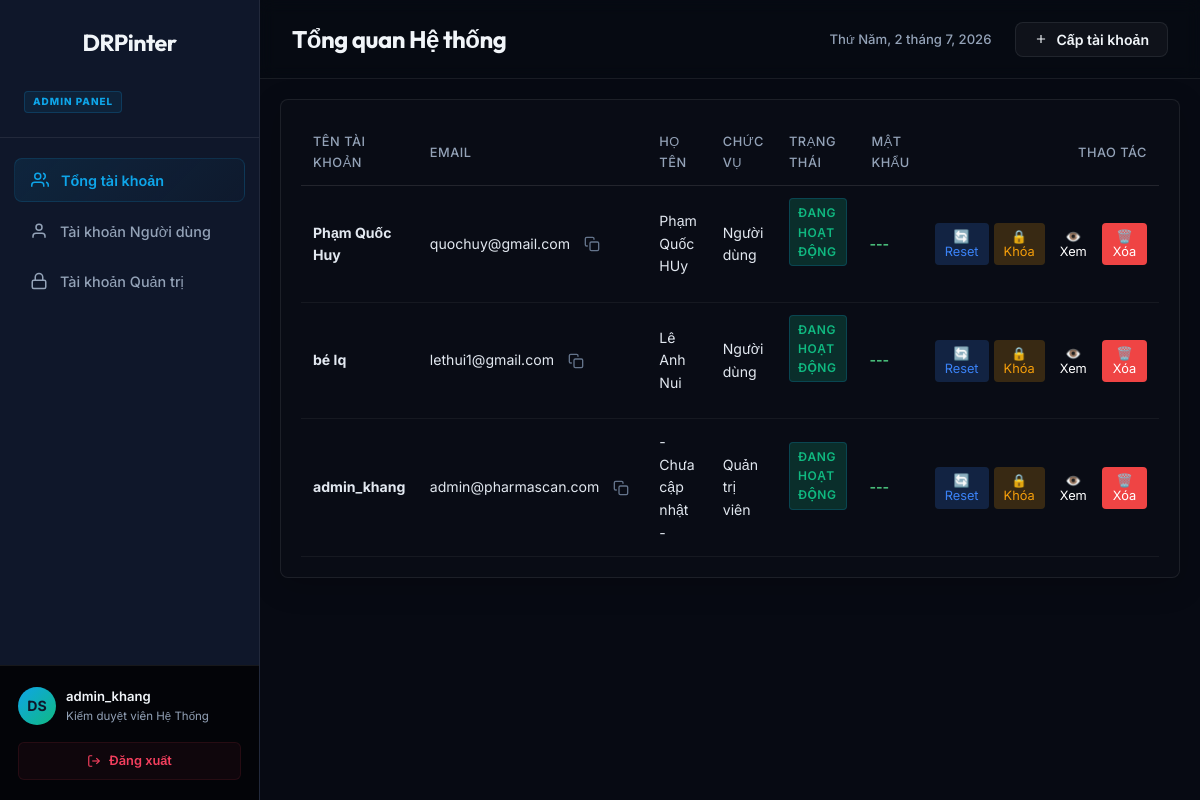
The page /admin-panel/ (signed in) on the database as committed earlier.
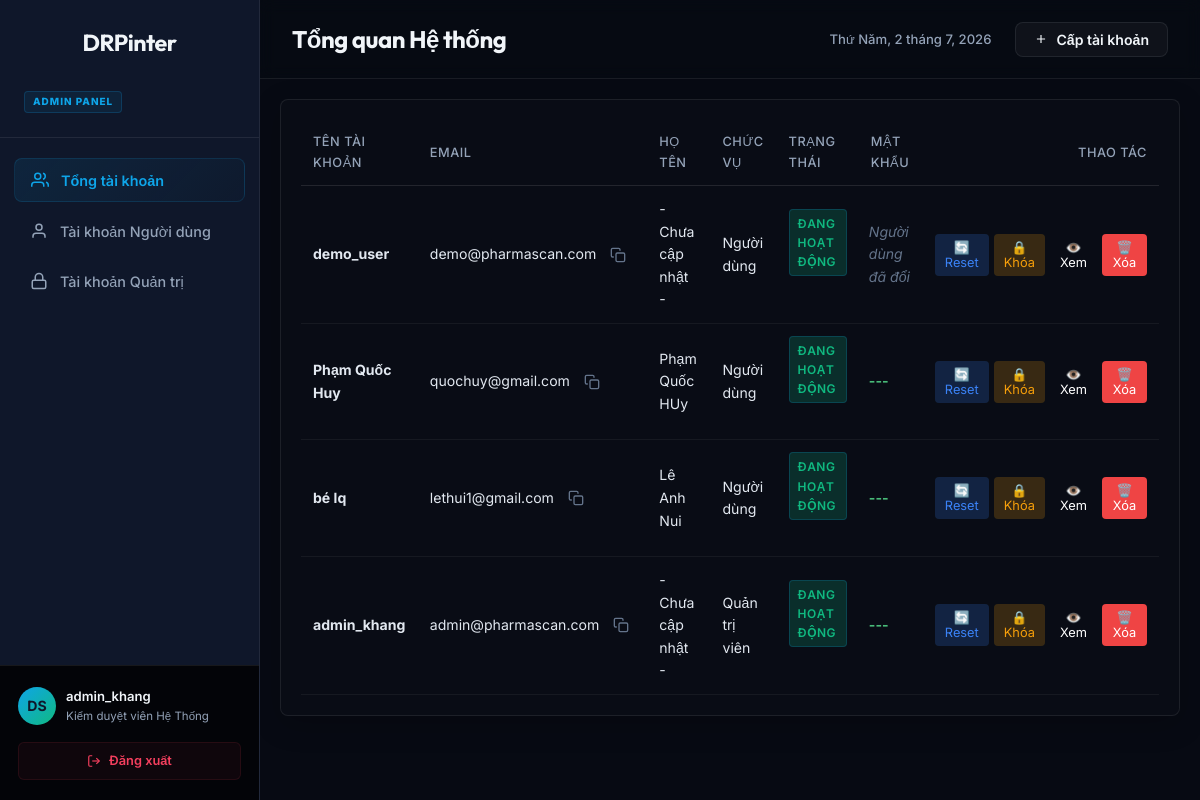
The same page on the database as committed later.
### coreapp/models.py (models this page shows, shortened)
class CustomUser(AbstractUser):
    ROLE_CHOICES = [
        ('USER', 'Người dùng'),
        ('ADMIN', 'Quản trị viên'),
    ]
    email = models.EmailField(unique=True, verbose_name="Địa chỉ Email")
    phone_number = models.CharField(max_length=15, blank=True, null=True, verbose_name="Số điện thoại")
    birth_date = models.DateField(null=True, blank=True, verbose_name="Ngày sinh")
    is_password_changed = models.BooleanField(default=False, verbose_name="Đã đổi mật khẩu")
    password_reset_required = models.BooleanField(default=False, verbose_name="Yêu cầu đặt lại mật khẩu")
    role = models.CharField(
        max_length=10,
        choices=ROLE_CHOICES,
        default='USER',
        verbose_name="Chức vụ / Vai trò"
    )
    USERNAME_FIELD = 'email'
    REQUIRED_FIELDS = ['username']
    class Meta:
        verbose_name = "Người dùng"
        verbose_name_plural = "Người dùng"
        indexes = [
            models.Index(fields=['email']),
            models.Index(fields=['role']),
        ]

### coreapp/views.py (the view, shortened to what this page needs)
# urls.py: path('admin-panel/', views.admin_dashboard, name='admin_dashboard'),
@login_required
@user_passes_test(is_admin, login_url='login')
def admin_dashboard(request):
    try:
        from django.contrib.auth import get_user_model
        User = get_user_model()
        all_users = User.objects.select_related().order_by('-date_joined')
        user_accounts = all_users.filter(role='USER')
        admin_accounts = all_users.filter(role='ADMIN')
        context = {
            'all_users': all_users,
            'user_accounts': user_accounts,
            'admin_accounts': admin_accounts,
        }
        return render(request, 'admin/admin.html', context)
    except Exception as e:
        logger.error(f"Error loading admin dashboard: {str(e)}")
        messages.error(request, "Không thể tải dữ liệu!")
        return render(request, 'admin/admin.html', {'all_users': [], 'user_accounts': [], 'admin_accounts': []})

### coreapp/views.py (called while the page is built)
def is_admin(user):
    return user.is_staff or getattr(user, 'role', '') == 'ADMIN'

### coreapp/templates/admin/admin.html (shortened to what this page needs)
{% extends 'coreapp/base.html' %}
{% load static %}
{% block extra_head %}
<link rel="stylesheet" href="{% static 'coreapp/css/admin.css' %}">
{% endblock %}
{% block content %}
<div class="dashboard-wrapper w-full">
    <aside class="db-sidebar">
        <div class="db-sidebar-brand">
            <a href="{% url 'home' %}" class="logo auth-logo-center">
                <span class="logo-text">DRP<span>inter</span></span>
            </a>
            <span class="db-role-badge">ADMIN PANEL</span>
        </div>
        <nav class="db-sidebar-menu">
            <button class="db-menu-item active" data-tab="tab-all">
        <svg class="menu-icon" viewBox="0 0 24 24" fill="none" stroke="currentColor" stroke-width="2"><path d="M17 21v-2a4 4 0 0 0-4-4H5a4 4 0 0 0-4 4v2"></path><circle cx="9" cy="7" r="4"></circle><path d="M23 21v-2a4 4 0 0 0-3-3.87"></path><path d="M16 3.13a4 4 0 0 1 0 7.75"></path></svg>
        <span>Tổng tài khoản</span>
    </button>
    <button class="db-menu-item" data-tab="tab-user">
        <svg class="menu-icon" viewBox="0 0 24 24" fill="none" stroke="currentColor" stroke-width="2"><path d="M20 21v-2a4 4 0 0 0-4-4H8a4 4 0 0 0-4 4v2"></path><circle cx="12" cy="7" r="4"></circle></svg>
        <span>Tài khoản Người dùng</span>
    </button>
    <button class="db-menu-item" data-tab="tab-admin">
        <svg class="menu-icon" viewBox="0 0 24 24" fill="none" stroke="currentColor" stroke-width="2"><rect x="3" y="11" width="18" height="11" rx="2" ry="2"></rect><path d="M7 11V7a5 5 0 0 1 10 0v4"></path></svg>
        <span>Tài khoản Quản trị</span>
    </button>
        </nav>
        <div class="db-sidebar-footer">
            <div class="user-profile-flex">
                <div class="avatar">DS</div>
                <div class="user-info">
                    <span class="user-name">{{ user.username }}</span>
                    <span class="user-role">Kiểm duyệt viên Hệ Thống</span>
                </div>
            </div>
            <a href="{% url 'logout' %}" class="btn-logout" title="Đăng xuất">
                <svg viewBox="0 0 24 24" fill="none" stroke="currentColor" stroke-width="2"><path d="M9 21H5a2 2 0 0 1-2-2V5a2 2 0 0 1 2-2h4"></path><polyline points="16 17 21 12 16 7"></polyline><line x1="21" y1="12" x2="9" y2="12"></line></svg>
                <span>Đăng xuất</span>
            </a>
        </div>
    </aside>
    <main class="db-main">
        <header class="db-navbar">
            <div class="db-nav-left">
                <h2 id="db-tab-title"> Tổng quan Hệ thống</h2>
            </div>
            <div class="db-nav-right">
                <div class="db-date-today" id="db-live-date">Thứ Năm, 28 Tháng 5, 2026</div>
                <div class="db-nav-action-buttons">
                    <button type="button" class="btn btn-secondary btn-nav" onclick="toggleCreateForm()">
    <svg viewBox="0 0 24 24" fill="none" stroke="currentColor" stroke-width="2" style="width: 14px; height:14px;"><line x1="12" y1="5" x2="12" y2="19"></line><line x1="5" y1="12" x2="19" y2="12"></line></svg>
    <span>Cấp tài khoản</span>
</button>
                </div>
            </div>
        </header>
        <div class="db-content-scroll" style="padding: 20px;">
<div class="db-tab-pane" id="tab-all">
    <div class="card glass-card" style="padding: 20px; background: rgba(255,255,255,0.01); border-radius: 8px;">
        <table class="db-table">
            <thead>
                <tr>
                    <th class="mobile-hide">Tên tài khoản</th>
                    <th class="mobile-hide">Email</th>
                    <th class="mobile-show">Họ tên</th>
                    <th class="mobile-hide">Chức vụ</th>
                    <th class="mobile-hide">Trạng thái</th>
                    <th class="mobile-hide">Mật khẩu</th>
                    <th style="text-align: right;" class="mobile-show">Thao tác</th>
                </tr>
            </thead>
            <tbody>
                {% for u in all_users %}
                <tr>
                    <td class="mobile-hide"><strong>{{ u.username }}</strong></td>
<td class="mobile-hide">
    <div style="display: flex; align-items: center; gap: 8px;">
        <span>{{ u.email }}</span>
        <button type="button" class="btn-copy-table"
                onclick="copyToClipboard('{{ u.email }}', this)" title="Copy Email">
            <svg width="16" height="16" viewBox="0 0 24 24" fill="none" stroke="currentColor" stroke-width="2" stroke-linecap="round" stroke-linejoin="round">
                <rect x="9" y="9" width="13" height="13" rx="2" ry="2"></rect>
                <path d="M5 15H4a2 2 0 0 1-2-2V4a2 2 0 0 1 2-2h9a2 2 0 0 1 2 2v1"></path>
            </svg>
        </button>
    </div>
</td>
                    <td class="mobile-show">{% if u.first_name or u.last_name %}{{ u.last_name }} {{ u.first_name }}{% else %}- Chưa cập nhật -{% endif %}</td>
                    <td class="mobile-hide">{{ u.get_role_display }}</td>
                    <td class="mobile-hide">{% if u.is_active %}<span class="badge badge-success">Đang hoạt động</span>{% else %}<span class="badge badge-danger">Đang khóa</span>{% endif %}</td>
<td style="padding: 10px; color: #48bb78; font-weight: bold;" class="mobile-hide">
    <div style="display: flex; align-items: center; gap: 8px;">
        {% if u.is_password_changed %}
            <span style="color: #64748b; font-style: italic; font-weight: normal;">Người dùng đã đổi</span>
        {% else %}
            <span>{{ u.plain_password_temp|default:"---" }}</span>
        {% endif %}
    </div>
</td>
                 <td style="text-align: right;" class="mobile-show">
                        <div class="btn-group-action" style="justify-content: flex-end; display: flex; gap: 5px; position: relative; z-index: 10;">
    <button type="button" class="btn-sm btn-reset" onclick="openResetModal('{{ u.username }}')">🔄 Reset</button>
    <button type="button" class="btn-sm {% if u.is_active %}btn-lock{% else %}btn-unlock{% endif %}"
            onclick="openLockModal('{{ u.username }}', '{% if u.is_active %}lock{% else %}unlock{% endif %}')">
        {% if u.is_active %}🔒 Khóa{% else %}🔓 Mở{% endif %}
    </button>
<button type="button" class="btn-sm btn-view"
        onclick="openViewModal(this)"
        data-username="{{ u.username }}"
        data-email="{{ u.email }}"
        data-fullname="{{ u.get_full_name }}"
        data-role="{{ u.role }}"
        data-birth="{{ u.birth_date|date:'d/m/Y' }}"
        data-phone="{{ u.phone_number|default:'---' }}"
        data-password="{{ u.plain_password_temp|default:'---' }}"
        data-password-changed="{{ u.is_password_changed }}"
        data-active="{{ u.is_active }}"> 👁️ Xem
</button>
<button type="button" class="btn-sm btn-delete js-delete"
        data-username="{{ u.username }}"
        style="background: #ef4444; color: white; border: none; cursor: pointer;">
    🗑️ Xóa
</button>
</div>
                    </td>
                </tr>
                {% empty %}
                <tr><td colspan="7" style="text-align: center; color: #64748b;">Chưa có tài khoản nào.</td></tr>
                {% endfor %}
            </tbody>
        </table>
    </div>
</div>
</div>
    </main>
</div>
{% endblock %}

### coreapp/templates/coreapp/base.html (shortened to what this page needs)
{% load static %}
<!DOCTYPE html>
<html lang="vi">
<head>
    <link rel="stylesheet" href="{% static 'coreapp/css/style.css' %}">
    {% block extra_head %}{% endblock %}
</head>
<body>
    <main class="main-content">
        {% block content %}{% endblock %}
    </main>
</body>
</html>

### coreapp/static/coreapp/css/admin.css (style rules this page uses)
body { padding-top: 0 !important; background-color: var(--bg-dark); }
.main-content { min-height: 100vh; display: flex; }
.auth-logo-center .logo-text { display: inline-block; transition: letter-spacing 0.3s ease-in-out !important; }
.auth-logo-center .logo-text > span { display: inline-block !important; transition: transform 0.3s ease-in-out !important; }
.badge { padding: 4px 8px; border-radius: 4px; font-size: 0.75rem; font-weight: 600; }
.badge-success { background-color: rgba(16, 185, 129, 0.2); color: #10b981; }
.btn-group-action { display: flex; gap: 6px; justify-content: flex-end; }
.btn-sm { padding: 6px 10px; font-size: 0.8rem; border-radius: 4px; cursor: pointer; border: none; color: #fff; transition: background 0.2s; }
.btn-lock { background-color: rgba(245, 158, 11, 0.2); color: #f59e0b; }
.btn-reset { background-color: rgba(59, 130, 246, 0.2); color: #3b82f6; }
.db-table { width: 100%; border-collapse: collapse; text-align: left; }
.db-table th { padding: 12px; color: #94a3b8; border-bottom: 1px solid rgba(255,255,255,0.1); font-weight: 500; }
.db-table td { padding: 12px; border-bottom: 1px solid rgba(255,255,255,0.05); color: #e2e8f0; }
.btn-copy-table { background: transparent; border: none; border-radius: 4px; padding: 4px 6px; cursor: pointer; color: #64748b; transition: all 0.25s ease; display: inline-flex; align-items: center; justify-content: center; }
.dashboard-wrapper { display: flex; height: 100vh; overflow: hidden; }
.db-sidebar { width: 260px; height: 100vh; background: #0f172a; display: flex; flex-direction: column; flex-shrink: 0; transition: transform 0.3s ease; z-index: 1000; }

Rows that differ between the two databases and show on the page:
added CustomUser: username "demo_user", email "demo@pharmascan.com", first_name "- Chưa cập nhật -", role "Người dùng", is_active "ĐANG HOẠT ĐỘNG", is_password_changed "Người dùng đã đổi"
